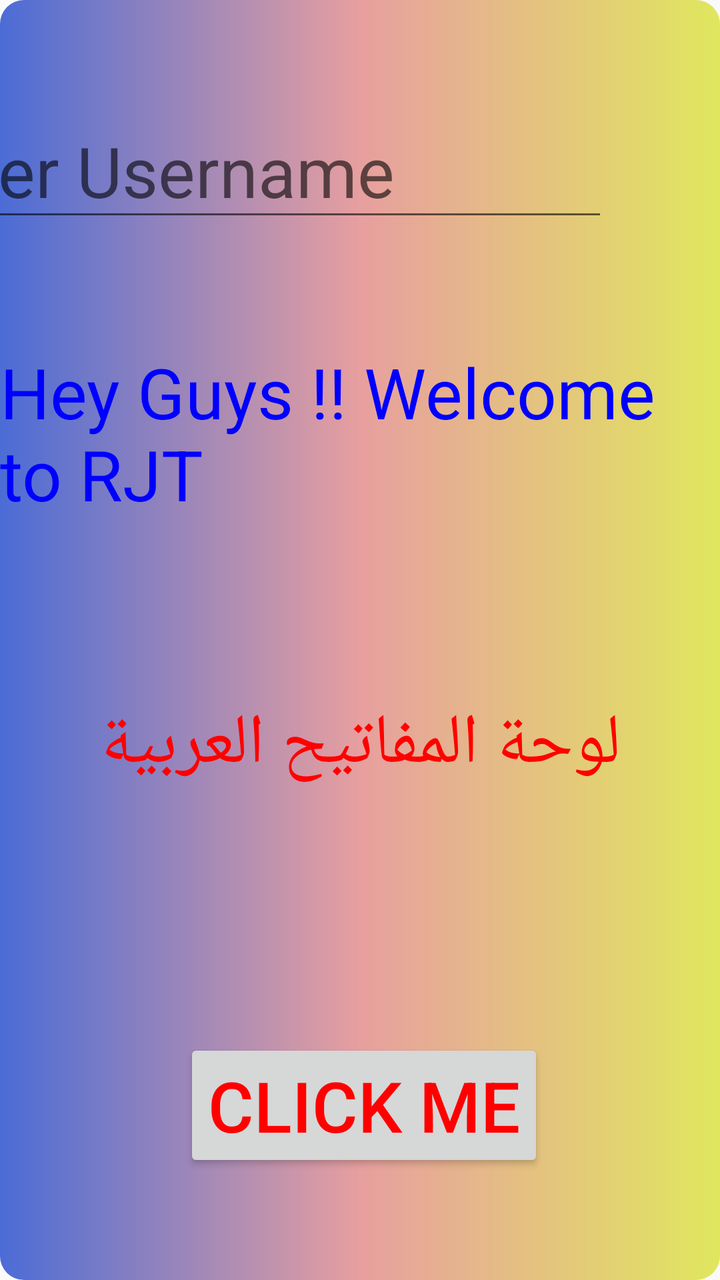
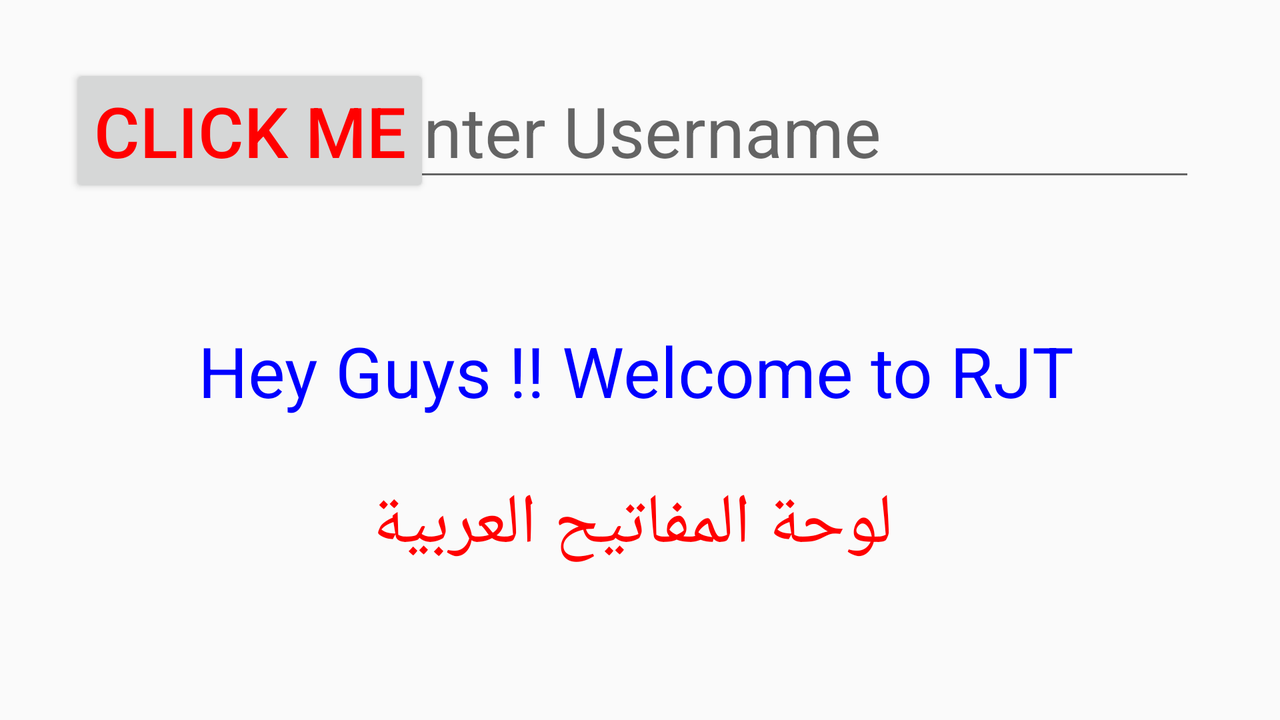

The same Android screen from two of the app's own layout files: first res/layout/ as a phone draws it, then the repository's variant for another configuration, drawn on a device whose configuration selects that folder. Both files follow.
<!-- AndroidManifest.xml: activity theme myStyple -->
<!-- res/layout/activity_main.xml -->
<?xml version="1.0" encoding="utf-8"?>
<android.support.constraint.ConstraintLayout xmlns:android="http://schemas.android.com/apk/res/android"
    xmlns:app="http://schemas.android.com/apk/res-auto"
    xmlns:tools="http://schemas.android.com/tools"
    android:layout_width="match_parent"
    android:layout_height="match_parent"
    android:background="@drawable/mygrad"
    tools:context=".MainActivity"
    tools:layout_editor_absoluteY="25dp">

    <TextView
        android:id="@+id/textView"
        android:layout_width="0dp"
        android:layout_height="wrap_content"
        android:layout_marginBottom="88dp"
        android:text="@string/myString"

        android:textColor="#00f"
        app:layout_constraintBottom_toTopOf="@+id/textView2"
        app:layout_constraintEnd_toEndOf="parent"
        app:layout_constraintStart_toStartOf="parent"
        app:layout_constraintTop_toBottomOf="@+id/editText" />

    <TextView
        android:id="@+id/textView2"
        style="@style/myStyple"
        android:layout_width="wrap_content"
        android:layout_height="wrap_content"
        android:layout_marginBottom="114dp"
        android:text="@string/myArabic"
        app:layout_constraintBottom_toTopOf="@+id/imageView"
        app:layout_constraintEnd_toEndOf="parent"
        app:layout_constraintStart_toStartOf="parent"
        app:layout_constraintTop_toBottomOf="@+id/textView" />

    <ImageView
        android:id="@+id/imageView"
        android:layout_width="0dp"
        android:layout_height="0dp"
        android:layout_marginBottom="33dp"
        android:layout_marginEnd="56dp"
        app:layout_constraintBottom_toBottomOf="parent"
        app:layout_constraintEnd_toEndOf="parent"
        app:layout_constraintStart_toEndOf="@+id/button"
        app:layout_constraintTop_toBottomOf="@+id/textView2"
        app:srcCompat="@drawable/tul" />

    <Button
        android:id="@+id/button"
        android:layout_width="wrap_content"
        android:layout_height="wrap_content"
        android:layout_marginBottom="54dp"
        android:layout_marginEnd="53dp"
        android:layout_marginStart="92dp"
        android:text="CLICK ME"
        app:layout_constraintBottom_toBottomOf="parent"
        app:layout_constraintEnd_toStartOf="@+id/imageView"
        app:layout_constraintStart_toStartOf="parent" />

    <EditText
        android:id="@+id/editText"
        android:layout_width="wrap_content"
        android:layout_height="wrap_content"
        android:layout_marginBottom="57dp"
        android:layout_marginEnd="56dp"
        android:layout_marginTop="52dp"
        android:ems="10"
        android:hint="Enter Username"
        android:inputType="textPersonName"
        app:layout_constraintBottom_toTopOf="@+id/textView"
        app:layout_constraintEnd_toEndOf="parent"
        app:layout_constraintTop_toTopOf="parent" />
</android.support.constraint.ConstraintLayout>
<!-- resources referenced by this layout -->
<resources>
  <!-- drawable mygrad (drawable) -->
  <?xml version="1.0" encoding="utf-8"?>
  <shape xmlns:android="http://schemas.android.com/apk/res/android" android:shape="rectangle" >
      <gradient
          android:startColor="#e0e75e"
          android:centerColor="#e79f9f"
          android:endColor="#4B6CD6"
          android:angle="180"/>
      <corners
          android:radius="12dp"/>
  
  
  </shape>
  <string name="myArabic"> لوحة المفاتيح العربية</string>
  <string name="myString">Hey Guys !!  Welcome to RJT</string>
  <style name="myStyple" parent="AppTheme">
           <item name="android:textSize">35dp</item>
          <item name="android:textColor">#f00</item>
      </style>
  <style name="AppTheme" parent="Theme.AppCompat.Light.DarkActionBar">
          
          <item name="colorPrimary">@color/colorPrimary</item>
          <item name="colorPrimaryDark">@color/colorPrimaryDark</item>
          <item name="colorAccent">@color/colorAccent</item>
      </style>
  <color name="colorPrimary">#b2eeb1</color>
  <color name="colorPrimaryDark">#9f3076</color>
  <color name="colorAccent">#d7270c</color>
</resources>
<!-- res/layout-land/activity_main.xml (the repository's variant of the layout above) -->
<!-- drawn on the phone turned sideways -->
<?xml version="1.0" encoding="utf-8"?>
<android.support.constraint.ConstraintLayout xmlns:android="http://schemas.android.com/apk/res/android"
    xmlns:app="http://schemas.android.com/apk/res-auto"
    xmlns:tools="http://schemas.android.com/tools"
    android:layout_width="match_parent"
    android:layout_height="match_parent"
    android:background="@drawable/pen"
    tools:layout_editor_absoluteY="25dp">

    <TextView
        android:id="@+id/textView"
        android:layout_width="683dp"
        android:layout_height="wrap_content"

        android:layout_marginStart="99dp"
        android:layout_marginTop="162dp"
        android:text="@string/myString"
        android:textColor="#00f"
        app:layout_constraintStart_toStartOf="parent"
        app:layout_constraintTop_toTopOf="parent" />

    <TextView
        android:id="@+id/textView2"
        style="@style/myStyple"
        android:layout_width="wrap_content"
        android:layout_height="wrap_content"
        android:layout_marginBottom="74dp"
        android:layout_marginStart="186dp"
        android:text="@string/myArabic"
        app:layout_constraintBottom_toBottomOf="parent"
        app:layout_constraintStart_toStartOf="parent" />

    <ImageView
        android:id="@+id/imageView"
        android:layout_width="0dp"
        android:layout_height="0dp"
        app:layout_constraintBottom_toTopOf="parent"
        app:layout_constraintEnd_toStartOf="parent"
        app:layout_constraintStart_toStartOf="parent"
        app:layout_constraintTop_toTopOf="parent"
        app:srcCompat="@drawable/tul" />

    <Button
        android:id="@+id/button"
        android:layout_width="wrap_content"
        android:layout_height="wrap_content"
        android:layout_marginStart="35dp"
        android:layout_marginTop="32dp"
        android:text="CLICK ME"
        app:layout_constraintStart_toStartOf="parent"
        app:layout_constraintTop_toTopOf="parent" />

    <EditText
        android:id="@+id/editText"
        android:layout_width="wrap_content"
        android:layout_height="wrap_content"
        android:layout_marginEnd="283dp"
        android:layout_marginStart="286dp"
        android:layout_marginTop="32dp"
        android:ems="10"
        android:hint="Enter Username"
        android:inputType="textPersonName"
        app:layout_constraintEnd_toEndOf="@+id/textView"
        app:layout_constraintStart_toStartOf="parent"
        app:layout_constraintTop_toTopOf="parent" />

</android.support.constraint.ConstraintLayout>
<!-- resources referenced by the variant -->
<!-- as the phone turned sideways resolves them -->
<resources>
  <string name="myArabic"> لوحة المفاتيح العربية</string>
  <string name="myString">Hey Guys !!  Welcome to RJT</string>
  <style name="myStyple" parent="AppTheme">
           <item name="android:textSize">35dp</item>
          <item name="android:textColor">#f00</item>
      </style>
  <style name="AppTheme" parent="Theme.AppCompat.Light.DarkActionBar">
          
          <item name="colorPrimary">@color/colorPrimary</item>
          <item name="colorPrimaryDark">@color/colorPrimaryDark</item>
          <item name="colorAccent">@color/colorAccent</item>
      </style>
  <color name="colorPrimary">#b2eeb1</color>
  <color name="colorPrimaryDark">#9f3076</color>
  <color name="colorAccent">#d7270c</color>
</resources>
